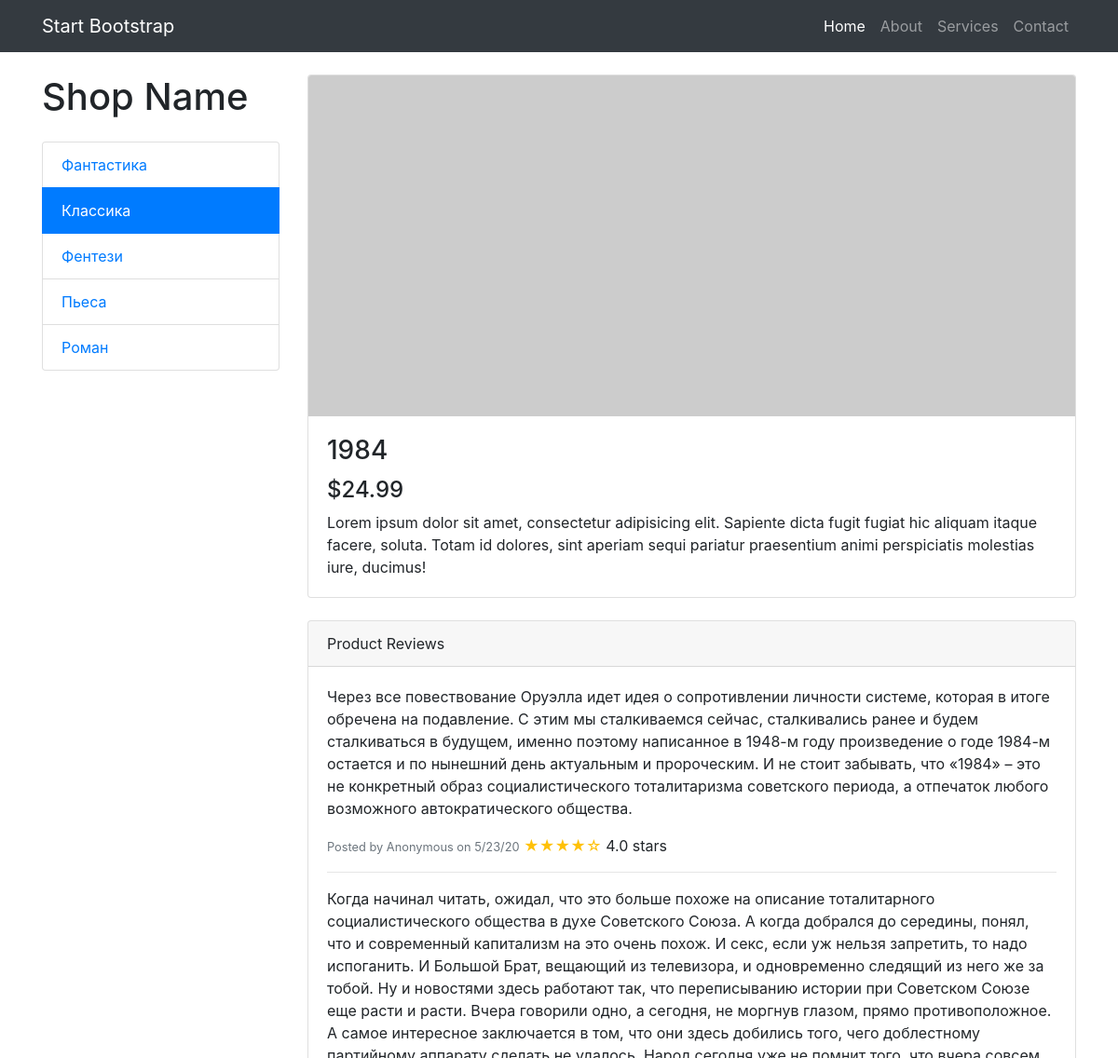
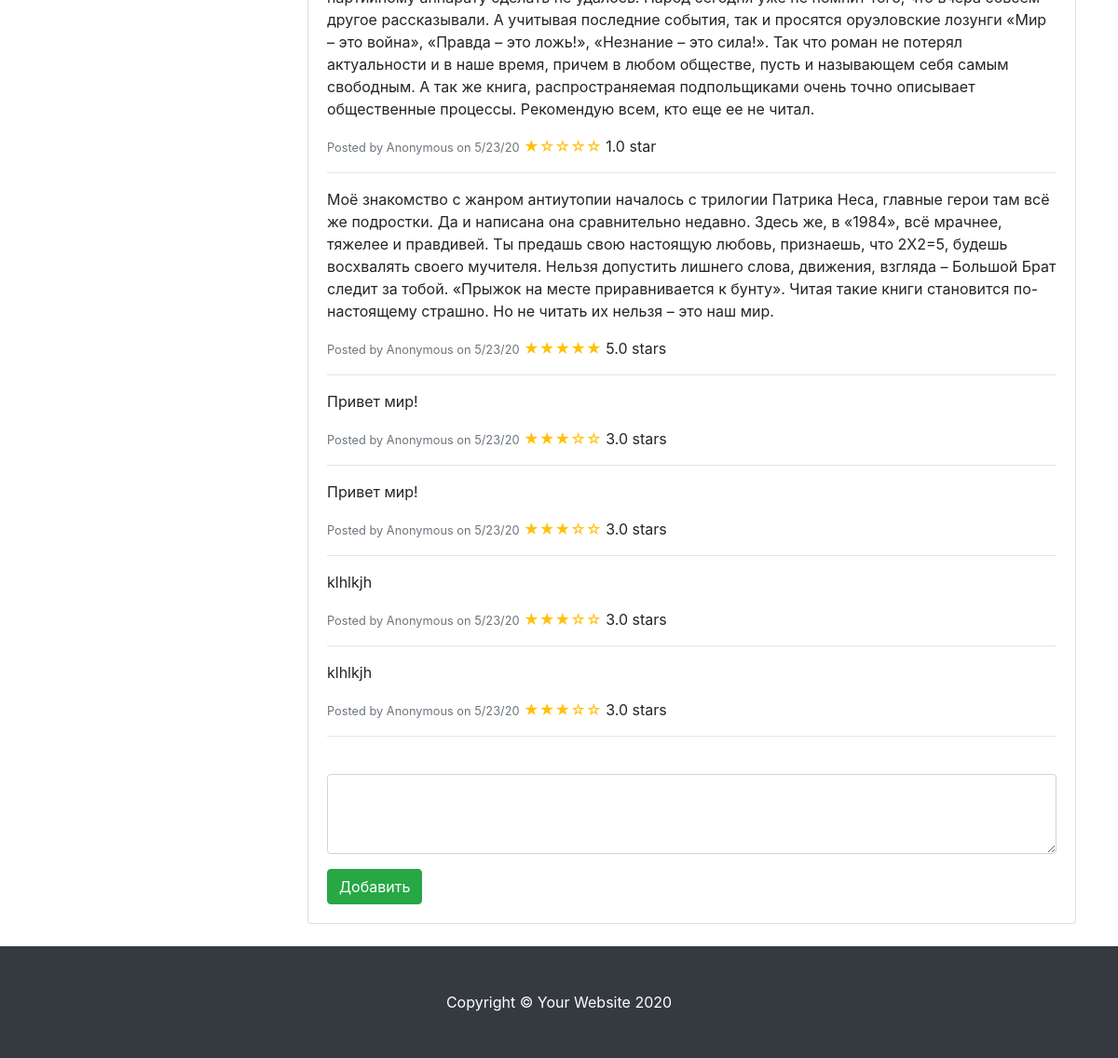
Page /page.php?book_id=2 on the committed database (2 pictures, top to bottom).
### tables this page shows
CREATE TABLE `genre` (
  `id` int(10) unsigned NOT NULL AUTO_INCREMENT,
  `name` varchar(45) NOT NULL,
  PRIMARY KEY (`id`)
);

CREATE TABLE `book` (
  `id` int(10) unsigned NOT NULL AUTO_INCREMENT,
  `title` varchar(150) NOT NULL,
  `author_id` int(10) unsigned NOT NULL,
  `genre_id` int(10) unsigned DEFAULT NULL,
  PRIMARY KEY (`id`)
);

CREATE TABLE `comment` (
  `comment_id` int(10) unsigned NOT NULL AUTO_INCREMENT,
  `message` text,
  `book_id` int(10) unsigned NOT NULL,
  `rating` tinyint(1) DEFAULT '3',
  `added_at` datetime NOT NULL DEFAULT CURRENT_TIMESTAMP,
  PRIMARY KEY (`comment_id`)
);

### page.php (the view, shortened to what this page needs)
<?php
require 'functions.php';
$book = getBookById($_GET['book_id']);
$comments = getComments($book['book_id']);
?>
<!DOCTYPE html>
<html lang="en">
<head>
    <link href="vendor/bootstrap/css/bootstrap.min.css" rel="stylesheet">
    <link href="css/shop-item.css" rel="stylesheet">
</head>
<body>
<nav class="navbar navbar-expand-lg navbar-dark bg-dark fixed-top">
    <div class="container">
        <a class="navbar-brand" href="#">Start Bootstrap</a>
        <div class="collapse navbar-collapse" id="navbarResponsive">
            <ul class="navbar-nav ml-auto">
                <li class="nav-item active">
                    <a class="nav-link" href="#">Home
                    </a>
                </li>
                <li class="nav-item">
                    <a class="nav-link" href="#">About</a>
                </li>
                <li class="nav-item">
                    <a class="nav-link" href="#">Services</a>
                </li>
                <li class="nav-item">
                    <a class="nav-link" href="#">Contact</a>
                </li>
            </ul>
        </div>
    </div>
</nav>
<div class="container">
    <div class="row">
        <div class="col-lg-3">
            <h1 class="my-4">Shop Name</h1>
            <div class="list-group">
                <?php foreach (getGenres() as $genre) : ?>
                <a href="#" class="list-group-item <?=($genre['id'] == $book['genre_id'])? 'active': '' ?>"><?=$genre['name'] ?></a>
                <?php endforeach; ?>
            </div>
        </div>
        <div class="col-lg-9">
            <div class="card mt-4">
                <img class="card-img-top img-fluid" src="http://placehold.it/900x400" alt="">
                <div class="card-body">
                    <h3 class="card-title"><?=$book['title'] ?></h3>
                    <h4>$24.99</h4>
                    <p class="card-text">Lorem ipsum dolor sit amet, consectetur adipisicing elit. Sapiente dicta fugit fugiat hic aliquam itaque facere, soluta. Totam id dolores, sint aperiam sequi pariatur praesentium animi perspiciatis molestias iure, ducimus!</p>
                </div>
            </div>
            <div class="card card-outline-secondary my-4">
                <div class="card-header">
                    Product Reviews
                </div>
                <div class="card-body">
                    <?php foreach ($comments as $comment) : ?>
                    <p><?=htmlspecialchars($comment['message']) ?></p>
                    <small class="text-muted">Posted by Anonymous on <?=formatCommentDate($comment['added_at']) ?></small>
                    <?=getStars($comment['rating']) ?>
                    <hr>
                    <?php endforeach; ?>
                    <form method="post" action="add_comment.php">
                        <div class="form-group">
                            <textarea class="form-control" name="comment" id="exampleFormControlTextarea1" rows="3" required></textarea>
                        </div>
                        <button type="submit" class="btn btn-success">Добавить</button>
                    </form>
                </div>
            </div>
        </div>
    </div>
</div>
<footer class="py-5 bg-dark">
    <div class="container">
        <p class="m-0 text-center text-white">Copyright &copy; Your Website <?=date('Y') ?></p>
    </div>
</footer>
</body>
</html>

### functions.php (shortened to what this page needs)
<?php
function getPDO()
{
    $pdo = new PDO("mysql:dbname=bookstore;host=127.0.0.1;charset=utf8mb4", 'root', '',[
        PDO::ATTR_ERRMODE => PDO::ERRMODE_EXCEPTION
    ]);
    return $pdo;
}
function getBookById($bookId) : array
{
    $query = "SELECT b.id book_id, b.title, a.name author, g.name genre, g.id genre_id FROM book b
    left join author a ON a.id = b.author_id
    left join genre g ON g.id = b.genre_id
    where b.id = ?
    ";
    $pdo = getPDO();
    $result = $pdo->prepare($query);
    $result->execute([$bookId]);
    $result->setFetchMode(PDO::FETCH_ASSOC);
    return $result->fetch();
}
function getGenres() : array
{
    $query = 'SELECT id, name FROM genre';
    $pdo = getPDO();
    $result = $pdo->query($query);
    return $result->fetchAll(PDO::FETCH_ASSOC);
}
function getComments($bookId) : array
{
    $query = 'SELECT * FROM comment WHERE book_id = ?';
    $pdo = getPDO();
    $result = $pdo->prepare($query);
    $result->execute([$bookId]);
    return $result->fetchAll(PDO::FETCH_ASSOC);
}
function getStars(int $rating = 3)
{
    $stars = '';
    for ($i = 1; $i <= 5; $i++) {
        $stars .= ($i <= $rating) ? '&#9733;' : '&#9734;';
    }
    $html = "<span class=\"text-warning\">$stars</span> $rating.0 star";
    if ($rating > 1) {
        $html .= 's';
    }
    return $html;
}
function formatCommentDate(string $date) : string
{
    $time = strtotime($date);
    return date('n/j/y', $time);
}

### css/shop-item.css (style rules this page uses)
body { padding-top: 56px; }

### rows in the picture
genre: name "Фантастика"
genre: name "Классика"
genre: name "Фентези"
genre: name "Пьеса"
genre: name "Роман"
book: title "1984"
comment: message "Через все повествование Оруэлла идет идея о сопротивлении личности системе, которая в итоге обречена на подавление. С этим мы сталкиваемся сейчас, сталкивались ранее и будем сталкиваться в будущем, именно поэтому написанное в 1948-м году произведение о годе 1984-м остается и по нынешний день актуальным и пророческим. И не стоит забывать, что «1984» – это не конкретный образ социалистического тоталитаризма советского периода, а отпечаток любого возможного автократического общества.", added_at "5/23/20", stars "★★★★☆", rating "4", rating "s"
comment: message "Когда начинал читать, ожидал, что это больше похоже на описание тоталитарного социалистического общества в духе Советского Союза. А когда добрался до середины, понял, что и современный капитализм на это очень похож. И секс, если уж нельзя запретить, то надо испоганить. И Большой Брат, вещающий из телевизора, и одновременно следящий из него же за тобой. Ну и новостями здесь работают так, что переписыванию истории при Советском Союзе еще расти и расти. Вчера говорили одно, а сегодня, не моргнув глазом, прямо противоположное. А самое интересное заключается в том, что они здесь добились того, чего доблестному партийному аппарату сделать не удалось. Народ сегодня уже не помнит того, что вчера…", added_at "5/23/20", stars "★☆☆☆☆", rating "1"
comment: message "Моё знакомство с жанром антиутопии началось с трилогии Патрика Неса, главные герои там всё же подростки. Да и написана она сравнительно недавно. Здесь же, в «1984», всё мрачнее, тяжелее и правдивей. Ты предашь свою настоящую любовь, признаешь, что 2Х2=5, будешь восхвалять своего мучителя. Нельзя допустить лишнего слова, движения, взгляда – Большой Брат следит за тобой. «Прыжок на месте приравнивается к бунту». Читая такие книги становится по-настоящему страшно. Но не читать их нельзя – это наш мир.", added_at "5/23/20", stars "★★★★★", rating "5", rating "s"
comment: message "Привет мир!", added_at "5/23/20", stars "★★★☆☆", rating "3", rating "s"
comment: message "Привет мир!", added_at "5/23/20", stars "★★★☆☆", rating "3", rating "s"
comment: message "klhlkjh", added_at "5/23/20", stars "★★★☆☆", rating "3", rating "s"
comment: message "klhlkjh", added_at "5/23/20", stars "★★★☆☆", rating "3", rating "s"
